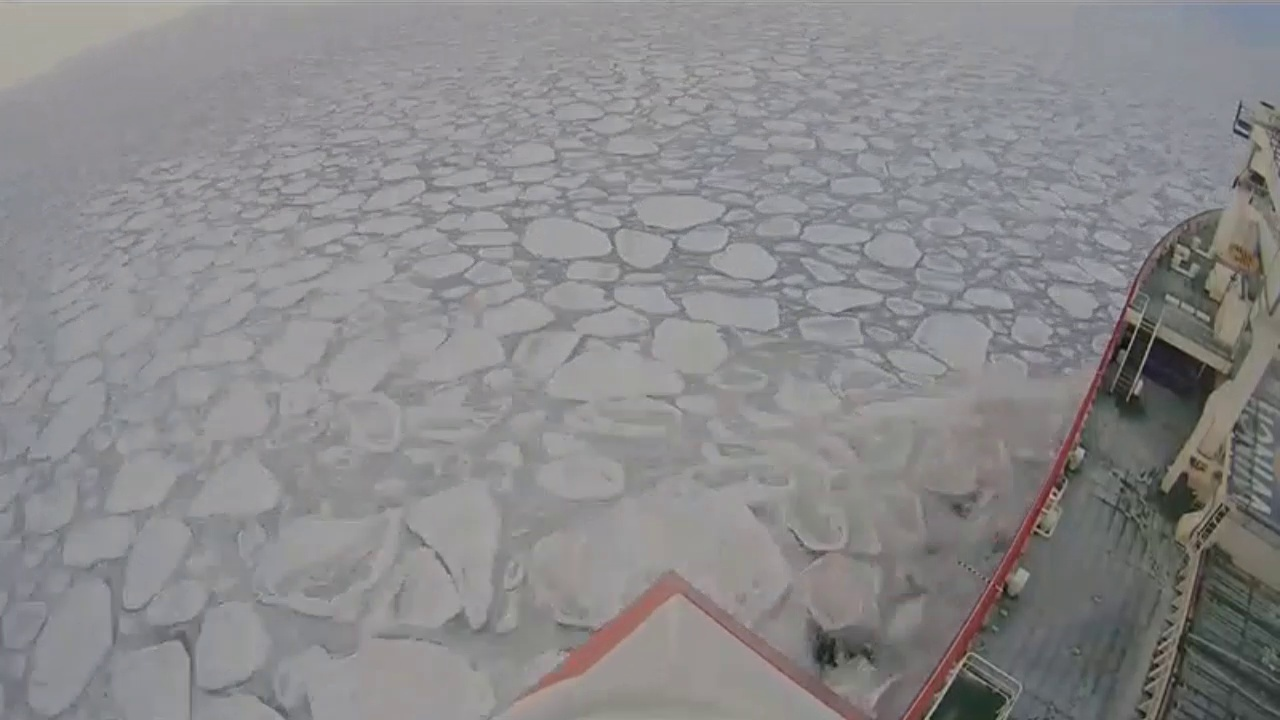
#> input picture Practice data/235.jpg, 1280 x 720 px, given in place of the camera
$ python live_video_data_capture.py
#> lines starting #> are read from the running program, lines starting #| are printed output that depends on the picture; after the words box and inside, x2 and y2 are one past the last pixel; in counts of white or black regions, pixels touching at a corner belong together
#> further down, frame is the input picture: shape (720, 1280, 3); mean B, G, R 138.4, 137.1, 138
### SEA_ICE_Functions.py
import numpy as np
import cv2
import matplotlib.pyplot as plt
from tqdm.notebook import tqdm
import logging
import math
import statistics
import time

# Configure logging to write to a log file
logging.basicConfig(
    level=logging.INFO,
    filename='sea_ice_data.log',
    filemode='w',
    format='%(asctime)s - %(levelname)s - %(message)s'
)

# [133 lines left out: functions get_meta_data, get_first_frame, nothing, initial_perspective_transform, not called in this run]

def perspective_transform(image, factor, x, y):
    """
    This function is used execute the perspective transform on the rest of the frames of the video
    :param image: frame from the video
    :param factor: the scaling factor from the initial_perspective_transform function
    :param x: the x shift number of pixels from the initial_perspective_transform function
    :param y: the y shift number of pixels from the initial_perspective_transform function
    :return: transformed image
    """
#> called with factor = 10, x = 500, y = 500

    # Sizing in original image
    h, w, c = image.shape
#> h = 720; w = 1280; c = 3
    length = 25

    orth_x = 10 / 5
    orth_y = 214 / 125

    # Pixel values in original image
    T_L = [(x - (length * factor) / 2), y]
    T_R = [(x + (length * factor) / 2), y]
    B_L = [(x - (length * factor * orth_x) / 2), (y + (length * factor * orth_y))]
    B_R = [(x + (length * factor * orth_x) / 2), (y + (length * factor * orth_y))]


    # Output image size of transformed image
    width, height = int(length * factor * 2), int(length * factor * 12 / 5)

    # Create point matrix
    point_matrix = np.float32([T_L, T_R, B_L, B_R])

    # Desired points value in output images
    converted_T_L = [0, 0]
    converted_T_R = [width, 0]
    converted_B_L = [0, height]
    converted_B_R = [width, height]

    # Convert points
    converted_points = np.float32([converted_T_L, converted_T_R,
                                   converted_B_L, converted_B_R])

    # perspective transform
    perspective_transform = cv2.getPerspectiveTransform(point_matrix, converted_points)
    image_trans = cv2.warpPerspective(image, perspective_transform, (width, height))
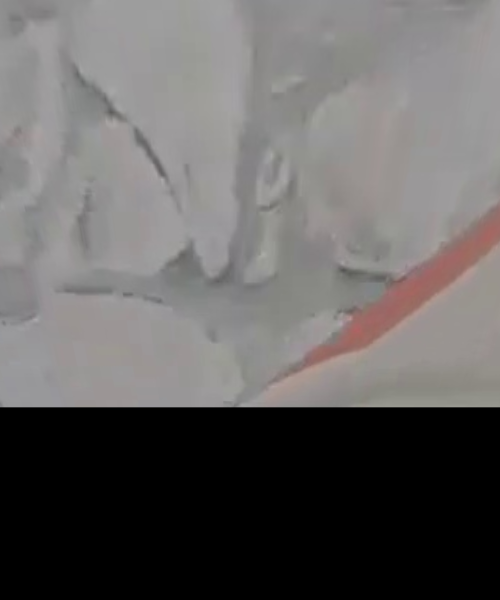
#> image_trans: shape (600, 500, 3); mean B, G, R 97.8, 98.5, 100.9

    # Draw lines to combine the points after the transform has taken place
    cv2.line(image, (int(T_L[0]), int(T_L[1])), (int(T_R[0]), int(T_R[1])), (0, 0, 255), 2)
    cv2.line(image, (int(B_L[0]), int(B_L[1])), (int(T_L[0]), int(T_L[1])), (0, 0, 255), 2)
    cv2.line(image, (int(B_R[0]), int(B_R[1])), (int(B_L[0]), int(B_L[1])), (0, 0, 255), 2)
    cv2.line(image, (int(B_R[0]), int(B_R[1])), (int(T_R[0]), int(T_R[1])), (0, 0, 255), 2)
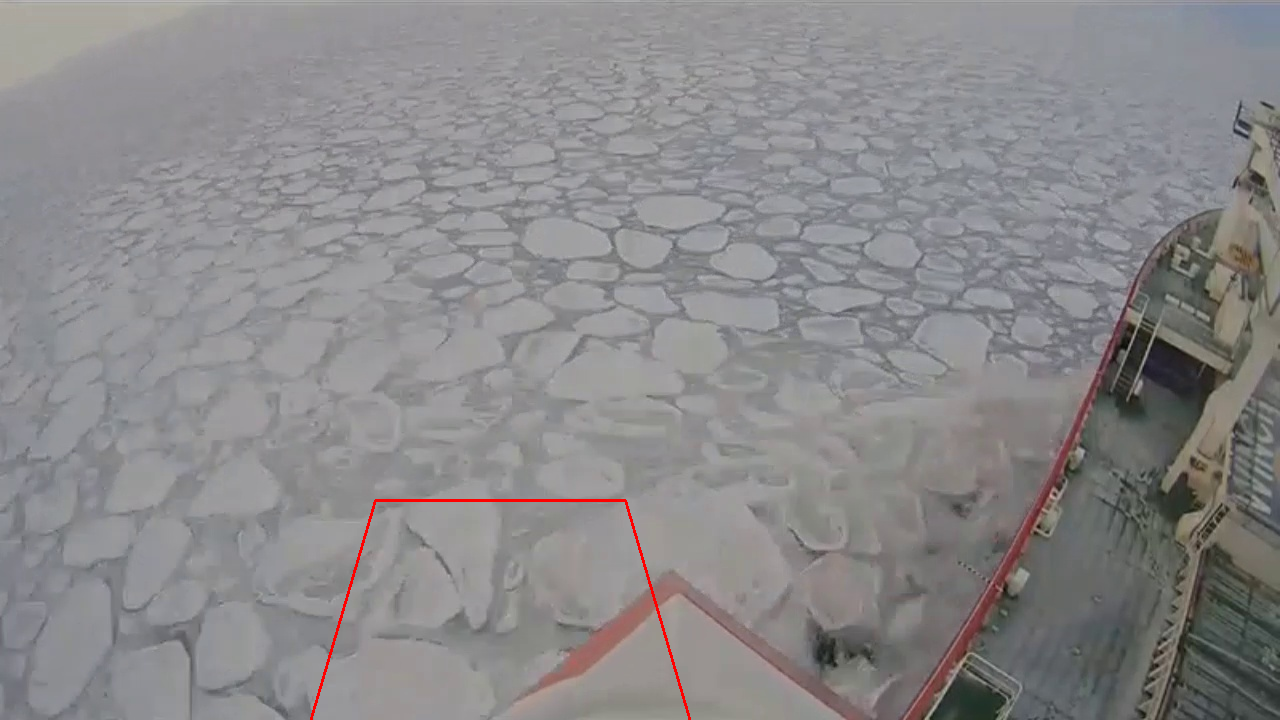
#> image: shape (720, 1280, 3); mean B, G, R 138.1, 136.7, 138.2

    return image_trans

# [101 lines left out: functions set_threshold, find_outliers, not called in this run]


def analysis(frame, threshold, factor, x_shift, y_shift, frame_no, pixel_area_ratio):
    """
    This function is used to analyse the frames of the video
    :param frame: the frame of the video
    :param threshold: the threshold value taken from the set_threshold function
    :param factor: the scaling factor taken from the initial_perspective_transform function
    :param x_shift: the x shift number of pixels taken from the initial_perspective_transform function
    :param y_shift: the y shift number of pixels taken from the initial_perspective_transform function
    :param frame_no: the number of the frame in the video
    :return: the video frame with outline of trapazoid and info written on it, the transformed image with contours drawn on it
    """

    # Perspective transform
    image_trans = perspective_transform(frame, factor, x_shift, y_shift)

    # Sizing of transformed image
    w, h, c = image_trans.shape
#> w = 600; h = 500; c = 3

    # Sizing of original image
    height, width, _ = frame.shape
#> height = 720; width = 1280

    # Select the font
    font = cv2.FONT_HERSHEY_SIMPLEX

    # Convert to grayscale
    imgray = cv2.cvtColor(image_trans, cv2.COLOR_BGR2GRAY)

    # Find threshold
    ret, thresh = cv2.threshold(imgray, threshold, 4, 0)  # detect only the specified range
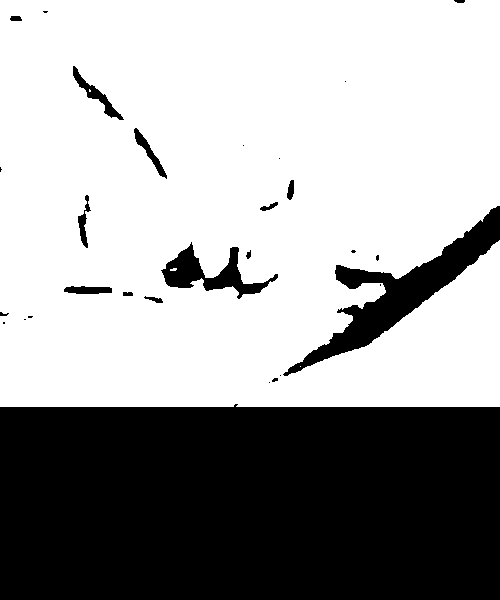
#> thresh: shape (600, 500); values 0 (black) and 4 (white), 63.9% white; 29 black regions (14 under 20 px), largest, box (x1, y1, x2, y2) and area: (0, 404, 500, 600) 96508, (283, 206, 500, 376) 7646, (161, 242, 278, 299) 2225
#> ret = 127

    # Kernal for opening
    kernal = np.ones((5, 5), np.uint8)

    # Opening
    thresh = cv2.morphologyEx(thresh, cv2.MORPH_OPEN, kernal)
#> thresh: shape (600, 500); values 0 (black) and 4 (white), 63.8% white; 27 black regions (12 under 20 px)

    # Find contours
    contours, hierarchy = cv2.findContours(thresh, cv2.RETR_EXTERNAL, cv2.CHAIN_APPROX_NONE)
#> contours = 1 contour; box (x1, y1, x2, y2) and area: (0, 0, 500, 407) 194514

    # Total number of found contours
    num_contours = len(contours)
#> num_contours = 1

    # Find pixel area of each contour
    raw_contour_area = []
    for j in contours:
        area = cv2.contourArea(j)
        raw_contour_area.append(area)
#> this loop made 1 pass
#> area on pass 1: 194513.5
#> after the loop, raw_contour_area = [194513.5]

    if num_contours > 1:
        # Find the outliers
        contours, outliers_contours, inliers_areas, outliers_areas, num_inliers, num_outliers = find_outliers(contours, raw_contour_area)
    else:
        contours = contours
        outliers_contours = []
        inliers_areas = raw_contour_area
#> inliers_areas = [194513.5]
        outliers_areas = []
        num_inliers = num_contours
#> num_inliers = 1
        num_outliers = 0

    # Draw contours inliers
    cv2.drawContours(image_trans, contours, -1, (0, 255, 0), 1)
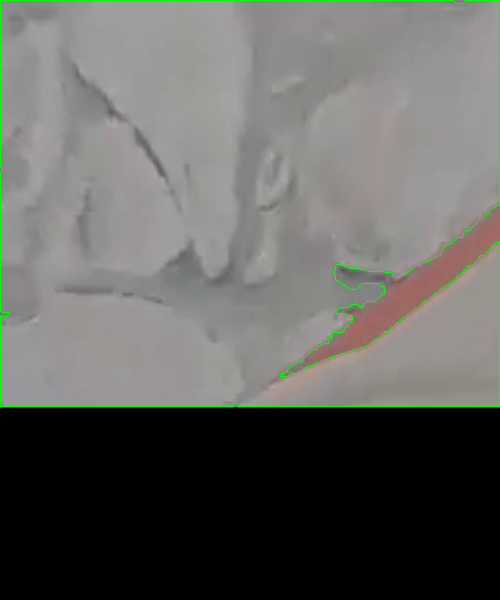
#> image_trans: shape (600, 500, 3); 0.81% of pixels changed, all inside (x1, y1, x2, y2) = (0, 0, 500, 407)
    # Draw contours outliers
    cv2.drawContours(image_trans, outliers_contours, -1, (0, 0, 255), 1)

    # relates number of pixels to area in m^2
    # pixel_area_ratio = 1 / 700

    # Catagarise contours into pancake, brash and frazil
    pancake = 0
    pancake_area = 0
    brash = 0
    brash_area = 0
    frazil = 0
    frazil_area = 0

    for k in range(len(inliers_areas)):
        # Convert pixel area to m^2
        area = inliers_areas[k] * pixel_area_ratio

        if area > 2:
            pancake += 1
            pancake_area += area
        elif area > 1:
            brash += 1
            brash_area += area
        elif area > 1/7:
            frazil += 1
            frazil_area += area
#> this loop made 1 pass
#> (area, pancake, pancake_area) on pass 1: (277.9, 1, 277.9)
#> after the loop, brash = 0; brash_area = 0; frazil = 0; frazil_area = 0; pancake = 1; pancake_area = 277.9


    # Calculate percentage of outliers
    if num_contours == 0:
        percentage_outliers = 0
    else:
        percentage_outliers = round((num_outliers/num_contours)*100, 2)
#> percentage_outliers = 0
    # Calculate sea ice concentration neglecting outliers
    SIC = round(100 * (sum(raw_contour_area) - sum(outliers_areas)) / (((image_trans.shape[0]) * image_trans.shape[1]) - sum(outliers_areas)), 2)
#> SIC = 64.84
    # Extra data
    time = '2023-09-30 12:00:00'  # Replace with actual time from camera
    geo_location = ' 71.6734° N, 2.8451° W'  # Replace with actual location from camera

    cv2.putText(frame, str("Number of contours = " + str(num_inliers)), (width-450, 60), font, 0.8, (0, 0, 255))
    cv2.putText(frame, str("Percentage of outliers = " + str(percentage_outliers)), (width - 450, 90), font, 0.8, (0, 0, 255))
    cv2.putText(frame, str("Ice concentration in % =" + str(SIC)), (width-450, 120), font,0.8, (0, 0, 255))
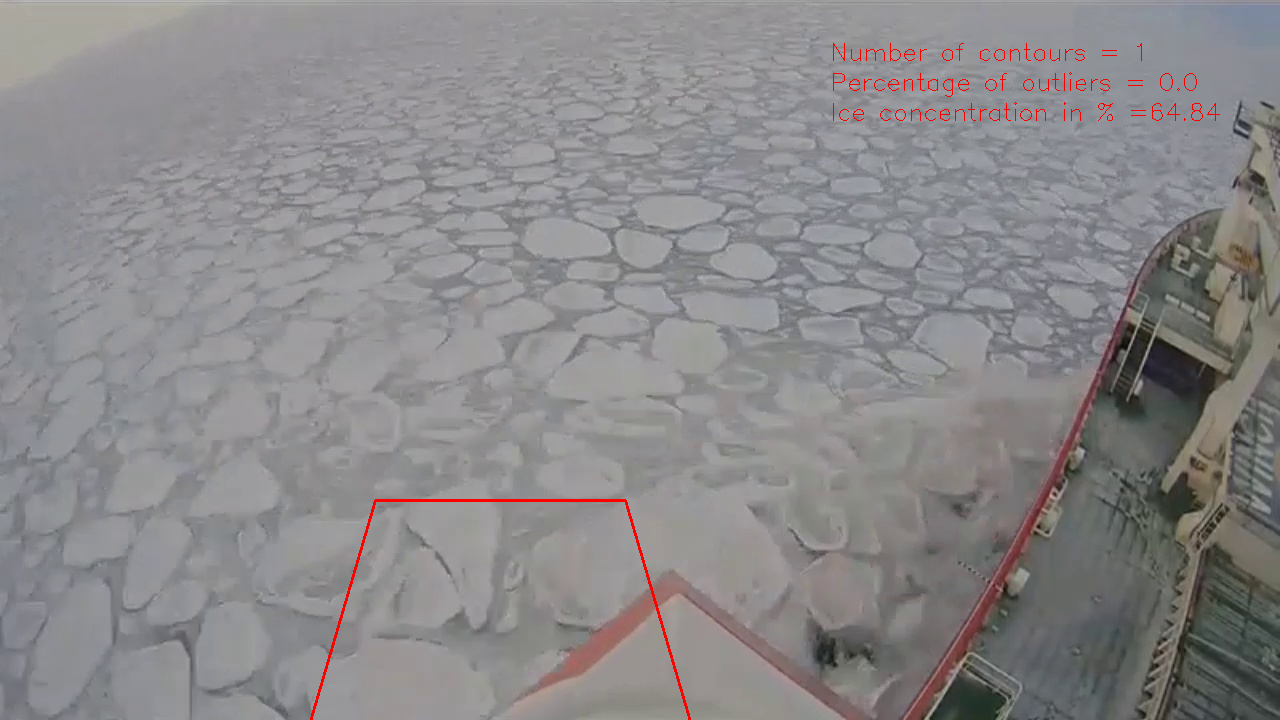
#> frame: shape (720, 1280, 3); mean B, G, R 137.8, 136.4, 138.5

    log_message = f"Frame {frame_no}: Num_Contours={num_contours}, Percentage_outliers={percentage_outliers}, Concentration={SIC}, Pancake_no={pancake}, Brash_no={brash}, Frazil_no={frazil}, Pancake_area={round(pancake_area,2)}, Brash_area={round(brash_area, 2)}, Frazil_area={round(frazil_area, 2 )}, Time={time}, Geo_location={geo_location}"
    logging.info(log_message)

    return frame, image_trans


# [188 lines left out: functions create_video, plotting, capture_image, not called in this run]

### live_video_data_capture.py
# Description: This script is used for live capture and analysis from the camera
from SEA_ICE_Functions import *
import os

# Use calibration.py to manually set parameters
pixel_area_ratio = 1/700
threshold = 127
factor = 10
x_shift = 500
y_shift = 500

# Open the camera you want to use
cap = cv2.VideoCapture(0)

# Check if camera opened successfully
if not cap.isOpened():
    print("Cannot open camera")
    exit()

# Initialize frame counter and output directory
frame_counter = 0
output_directory = "frame_data"

# Create the output directory if it doesn't exist
if not os.path.exists(output_directory):
    os.makedirs(output_directory)

while True:
    # Capture frame-by-frame
    ret, frame = cap.read()

    # If frame is read correctly and it's time to save a frame
    if ret and frame_counter % 150 == 0:  # 150 frames * 1/30 seconds per frame = 5 seconds
        # Save the frame with a unique filename
        frame_filename = os.path.join(output_directory, f"frame_{frame_counter/150}.jpg")
        cv2.imwrite(frame_filename, frame)
        # Analysis the sea ice in the frame
        img, image_trans = analysis(frame, threshold, factor, x_shift, y_shift, frame_counter/150, pixel_area_ratio)
        # Concatenate 'img' and 'image_trans' horizontally
#> (the run stopped early here; a loop or call above may not have finished)
